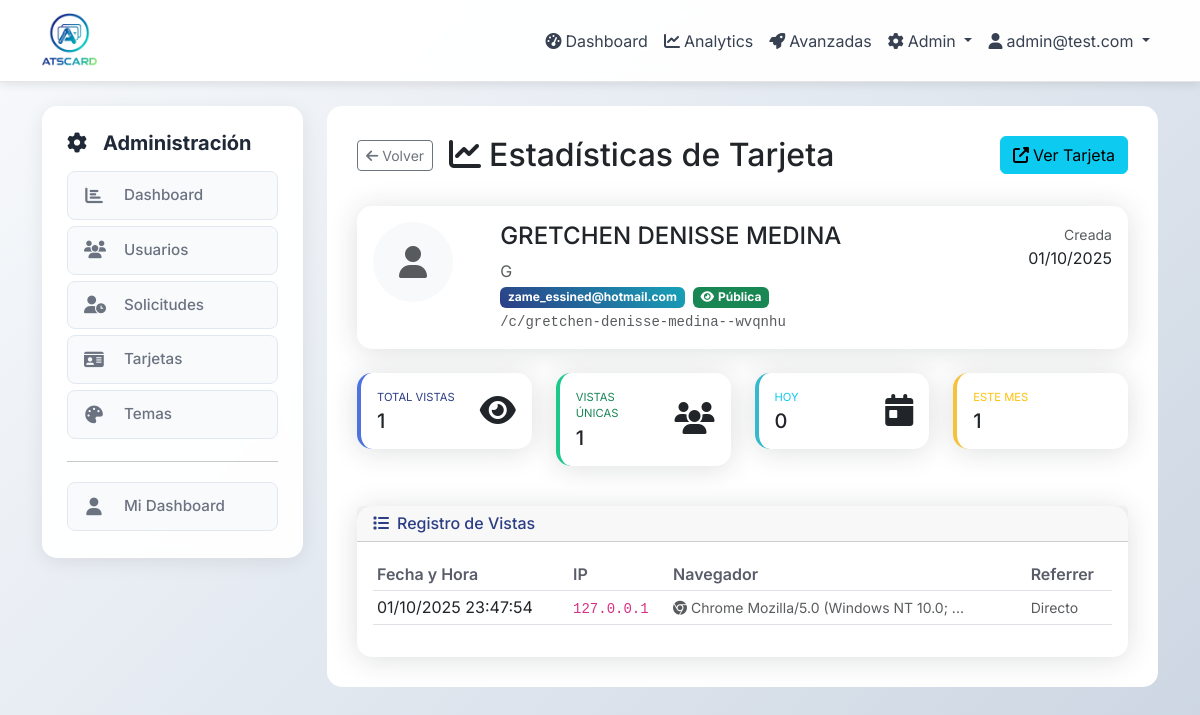
Before: /admin/cards/12/views (signed in) with the older database file.
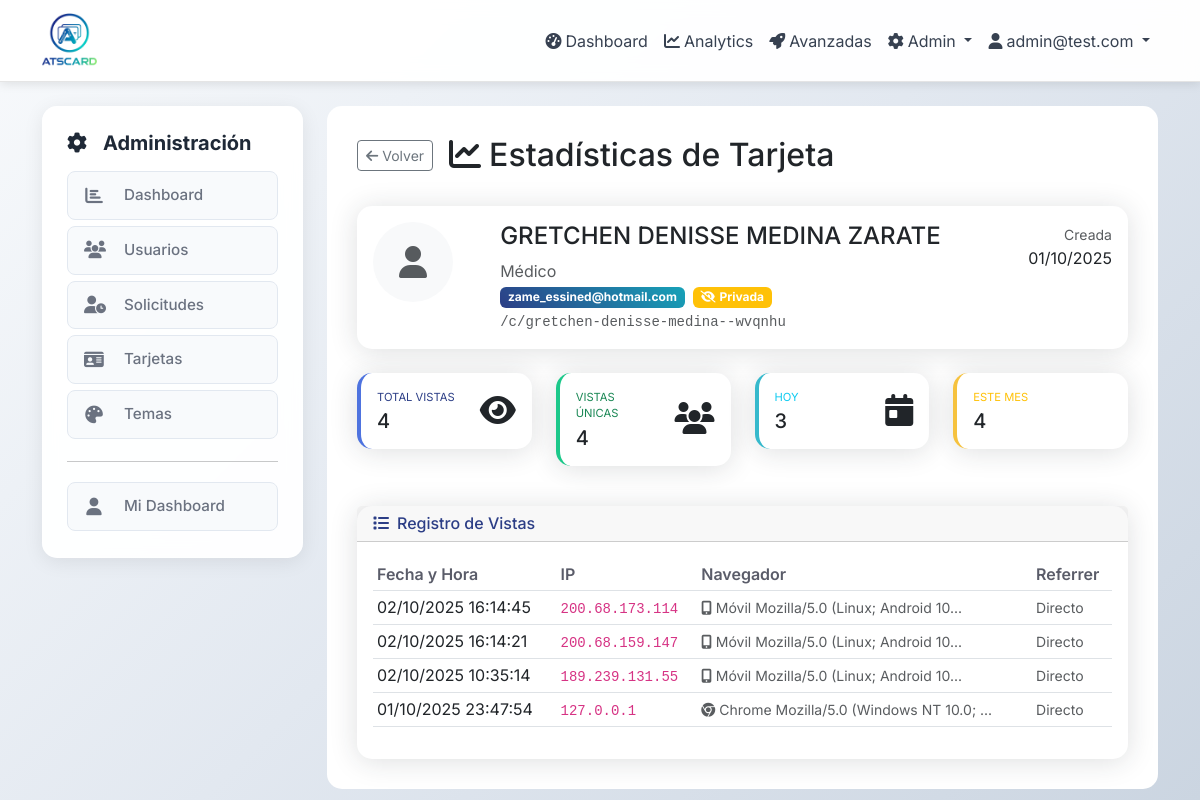
After: the same page with the newer database file.
### app/models.py (models this page shows, shortened)
class Card(db.Model):
    id = db.Column(db.Integer, primary_key=True)
    owner_id = db.Column(db.Integer, db.ForeignKey('user.id'), nullable=False)
    slug = db.Column(db.String(100), unique=True, nullable=False, index=True)
    title = db.Column(db.String(200))  # e.g., "Lourdes Arellano - Salón & Spa"
    name = db.Column(db.String(100), nullable=False)
    job_title = db.Column(db.String(200))
    company = db.Column(db.String(200))
    phone = db.Column(db.String(20))
    email_public = db.Column(db.String(120))
    website = db.Column(db.String(255))
    location = db.Column(db.String(255))
    bio = db.Column(db.Text)
    theme_id = db.Column(db.Integer, db.ForeignKey('theme.id'), nullable=False)
    is_public = db.Column(db.Boolean, default=True, nullable=False)
    published_at = db.Column(db.DateTime)
    avatar_path = db.Column(db.String(255))  # Legacy - kept for backward compatibility
    avatar_square_path = db.Column(db.String(255))  # Square version for circle/rounded/square
    avatar_rect_path = db.Column(db.String(255))   # Rectangular version for rectangle shape
    created_at = db.Column(db.DateTime, default=now_utc_for_db)
    updated_at = db.Column(db.DateTime, default=now_utc_for_db, onupdate=now_utc_for_db)
    instagram = db.Column(db.String(255))
    whatsapp_country = db.Column(db.String(10))  # Country code for WhatsApp (e.g., '+34')
    whatsapp = db.Column(db.String(20))  # Phone number without country code
    custom_layout = db.Column(db.Text)  # Store custom layout JSON from visual editor
    facebook = db.Column(db.String(255))
    linkedin = db.Column(db.String(255))
    twitter = db.Column(db.String(255))
    youtube = db.Column(db.String(255))
    tiktok = db.Column(db.String(255))
    telegram = db.Column(db.String(255))
    snapchat = db.Column(db.String(255))
    pinterest = db.Column(db.String(255))
    github = db.Column(db.String(255))
    behance = db.Column(db.String(255))
    dribbble = db.Column(db.String(255))
    primary_social_networks = db.Column(db.Text)
    services = db.relationship('Service', backref='card', lazy='dynamic', cascade='all, delete-orphan')
    products = db.relationship('Product', backref='card', lazy='dynamic', cascade='all, delete-orphan')
    gallery_items = db.relationship('GalleryItem', backref='card', lazy='dynamic', cascade='all, delete-orphan')
    def get_public_url(self):
        return f"/c/{self.slug}"
    def get_total_views(self):
        return self.views.count()
    def get_unique_views(self):
        from sqlalchemy import func
        return db.session.query(func.count(func.distinct(CardView.ip_address))).filter_by(card_id=self.id).scalar() or 0
    def get_views_today(self):
        start_utc, end_utc = get_date_range_utc(days=1)
        return self.views.filter(
            CardView.viewed_at >= start_utc,
            CardView.viewed_at <= end_utc
        ).count()
    def get_views_this_month(self):
        start_utc, end_utc = get_month_range_utc()
        return self.views.filter(
            CardView.viewed_at >= start_utc,
            CardView.viewed_at <= end_utc
        ).count()
    def has_avatar(self):
        return bool(self.avatar_square_path or self.avatar_rect_path or self.avatar_path)

class CardView(db.Model):
    id = db.Column(db.Integer, primary_key=True)
    card_id = db.Column(db.Integer, db.ForeignKey('card.id'), nullable=False)
    ip_address = db.Column(db.String(45))  # IPv4 or IPv6
    user_agent = db.Column(db.String(500))
    referrer = db.Column(db.String(500))
    device_type = db.Column(db.String(20))  # mobile, tablet, desktop
    browser = db.Column(db.String(50))  # Chrome, Firefox, Safari, etc.
    platform = db.Column(db.String(50))  # windows, macos, linux, android, ios
    country = db.Column(db.String(100))  # User's country
    city = db.Column(db.String(100))  # User's city
    session_id = db.Column(db.String(100))  # Session tracking
    viewed_at = db.Column(db.DateTime, default=now_utc_for_db, index=True)
    card = db.relationship('Card', backref=db.backref('views', lazy='dynamic', cascade='all, delete-orphan'))

### app/admin/routes.py (the view)
@bp.route('/cards/<int:id>/views')
@login_required
@admin_required
def card_views(id):
    card = Card.query.get_or_404(id)
    page = request.args.get('page', 1, type=int)
    views = card.views.order_by(CardView.viewed_at.desc()).paginate(
        page=page, per_page=50, error_out=False
    )
    stats = {
        'total_views': card.get_total_views(),
        'unique_views': card.get_unique_views(),
        'views_today': card.get_views_today(),
        'views_this_month': card.get_views_this_month()
    }
    return render_template('admin/card_views.html', card=card, views=views, stats=stats)

### app/models.py (called while the page is built)
    def is_admin(self):
        return self.role == 'admin'

### app/timezone_utils.py (called while the page is built)
def utc_to_local(utc_dt):
    if utc_dt is None:
        return None
    if utc_dt.tzinfo is None:
        utc_dt = utc_dt.replace(tzinfo=pytz.UTC)
    return utc_dt.astimezone(MEXICO_TZ)

def local_to_utc(local_dt):
    if local_dt is None:
        return None
    if local_dt.tzinfo is None:
        local_dt = MEXICO_TZ.localize(local_dt)
    return local_dt.astimezone(pytz.UTC).replace(tzinfo=None)

def now_local():
    return datetime.now(MEXICO_TZ)

def format_local_datetime(dt, format_str='%d/%m/%Y %H:%M'):
    if dt is None:
        return ''
    local_dt = utc_to_local(dt)
    return local_dt.strftime(format_str)

def get_date_range_utc(days=30):
    end_local = now_local().replace(hour=23, minute=59, second=59, microsecond=999999)
    start_local = end_local - timedelta(days=days-1)
    start_local = start_local.replace(hour=0, minute=0, second=0, microsecond=0)
    return local_to_utc(start_local), local_to_utc(end_local)

### app/templates/admin/card_views.html (shortened to what the changed rows need)
{% extends "base.html" %}
{% block content %}
<div class="row">
    <div class="col-md-9">
        <div class="main-content">
            <div class="d-flex justify-content-between align-items-start mb-4">
                <div>
                    <div class="d-flex align-items-center mb-2">
                        <h2 class="mb-0">
                            <i class="fas fa-chart-line me-2"></i>Estadísticas de Tarjeta
                        </h2>
                    </div>
                </div>
                {% if card.is_public %}
                    <a href="{{ card.get_public_url() }}" class="btn btn-info" target="_blank">
                        <i class="fas fa-external-link-alt me-1"></i>Ver Tarjeta
                    </a>
                {% endif %}
            </div>
            <div class="card mb-4">
                <div class="card-body">
                    <div class="row">
                        <div class="col-md-8">
                            <h4>{{ card.name }}</h4>
                            {% if card.title %}<p class="text-muted mb-1">{{ card.title }}</p>{% endif %}
                            <div class="d-flex align-items-center">
                                <span class="badge bg-primary me-2">{{ card.owner.email }}</span>
                                {% if card.is_public %}
                                    <span class="badge bg-success me-2">
                                        <i class="fas fa-eye me-1"></i>Pública
                                    </span>
                                {% else %}
                                    <span class="badge bg-warning">
                                        <i class="fas fa-eye-slash me-1"></i>Privada
                                    </span>
                                {% endif %}
                            </div>
                            <small class="text-muted font-monospace">/c/{{ card.slug }}</small>
                        </div>
                        <div class="col-md-2 text-end">
                            <small class="text-muted">Creada</small>
                            <div>{{ card.created_at|local_date }}</div>
                        </div>
                    </div>
                </div>
            </div>
            <div class="row mb-4">
                <div class="col-lg-3 col-md-6 mb-3">
                    <div class="card border-left-primary">
                        <div class="card-body">
                            <div class="row no-gutters align-items-center">
                                <div class="col mr-2">
                                    <div class="text-xs font-weight-bold text-primary text-uppercase mb-1">
                                        Total Vistas
                                    </div>
                                    <div class="h5 mb-0 font-weight-bold text-gray-800">
                                        {{ stats.total_views }}
                                    </div>
                                </div>
                            </div>
                        </div>
                    </div>
                </div>
                <div class="col-lg-3 col-md-6 mb-3">
                    <div class="card border-left-success">
                        <div class="card-body">
                            <div class="row no-gutters align-items-center">
                                <div class="col mr-2">
                                    <div class="text-xs font-weight-bold text-success text-uppercase mb-1">
                                        Vistas Únicas
                                    </div>
                                    <div class="h5 mb-0 font-weight-bold text-gray-800">
                                        {{ stats.unique_views }}
                                    </div>
                                </div>
                            </div>
                        </div>
                    </div>
                </div>
                <div class="col-lg-3 col-md-6 mb-3">
                    <div class="card border-left-info">
                        <div class="card-body">
                            <div class="row no-gutters align-items-center">
                                <div class="col mr-2">
                                    <div class="text-xs font-weight-bold text-info text-uppercase mb-1">
                                        Hoy
                                    </div>
                                    <div class="h5 mb-0 font-weight-bold text-gray-800">
                                        {{ stats.views_today }}
                                    </div>
                                </div>
                            </div>
                        </div>
                    </div>
                </div>
                <div class="col-lg-3 col-md-6 mb-3">
                    <div class="card border-left-warning">
                        <div class="card-body">
                            <div class="row no-gutters align-items-center">
                                <div class="col mr-2">
                                    <div class="text-xs font-weight-bold text-warning text-uppercase mb-1">
                                        Este Mes
                                    </div>
                                    <div class="h5 mb-0 font-weight-bold text-gray-800">
                                        {{ stats.views_this_month }}
                                    </div>
                                </div>
                            </div>
                        </div>
                    </div>
                </div>
            </div>
            <div class="card">
                <div class="card-body">
                    {% if views.items %}
                        <div class="table-responsive">
                            <table class="table table-sm">
                                <thead>
                                    <tr>
                                        <th>Fecha y Hora</th>
                                        <th>IP</th>
                                        <th>Navegador</th>
                                        <th>Referrer</th>
                                    </tr>
                                </thead>
                                <tbody>
                                    {% for view in views.items %}
                                    <tr>
                                        <td>
                                            {{ view.viewed_at|local_datetime('%d/%m/%Y %H:%M:%S') }}
                                        </td>
                                        <td>
                                            <code>{{ view.ip_address or 'N/A' }}</code>
                                        </td>
                                        <td>
                                            <small class="text-muted" title="{{ view.user_agent }}">
                                                {% if view.user_agent %}
                                                    {% if 'Mobile' in view.user_agent %}
                                                        <i class="fas fa-mobile-alt me-1"></i>Móvil
                                                    {% elif 'Chrome' in view.user_agent %}
                                                        <i class="fab fa-chrome me-1"></i>Chrome
                                                    {% elif 'Firefox' in view.user_agent %}
                                                        <i class="fab fa-firefox me-1"></i>Firefox
                                                    {% elif 'Safari' in view.user_agent %}
                                                        <i class="fab fa-safari me-1"></i>Safari
                                                    {% elif 'Edge' in view.user_agent %}
                                                        <i class="fab fa-edge me-1"></i>Edge
                                                    {% else %}
                                                        <i class="fas fa-globe me-1"></i>Otro
                                                    {% endif %}
                                                    {{ view.user_agent[:30] }}{% if view.user_agent|length > 30 %}...{% endif %}
                                                {% else %}
                                                    N/A
                                                {% endif %}
                                            </small>
                                        </td>
                                        <td>
                                            <small class="text-muted">
                                                {% if view.referrer %}
                                                    {{ view.referrer[:50] }}{% if view.referrer|length > 50 %}...{% endif %}
                                                {% else %}
                                                    Directo
                                                {% endif %}
                                            </small>
                                        </td>
                                    </tr>
                                    {% endfor %}
                                </tbody>
                            </table>
                        </div>
                    {% else %}
                        <div class="text-center py-4">
                            <i class="fas fa-chart-line fa-3x text-muted mb-3"></i>
                            <h6>Sin vistas registradas</h6>
                            <p class="text-muted mb-0">Esta tarjeta aún no ha sido vista por nadie.</p>
                        </div>
                    {% endif %}
                </div>
            </div>
        </div>
    </div>
</div>
{% endblock %}

Changed rows visible on the page:
changed Card "gretchen-denisse-medina--wvqnhu": name "GRETCHEN DENISSE MEDINA" → "GRETCHEN DENISSE MEDINA ZARATE"; title "G" → "Médico"; is_public True → False (drawn)
added CardView: viewed_at|local_datetime "02/10/2025 16:14:45", ip_address "200.68.173.114", shows "Móvil", user_agent "Mozilla/5.0 (Linux; Android 10", shows "Directo"
added CardView: viewed_at|local_datetime "02/10/2025 16:14:21", ip_address "200.68.159.147", shows "Móvil", user_agent "Mozilla/5.0 (Linux; Android 10", shows "Directo"
added CardView: viewed_at|local_datetime "02/10/2025 10:35:14", ip_address "189.239.131.55", shows "Móvil", user_agent "Mozilla/5.0 (Linux; Android 10", shows "Directo"
Other visible differences:
{{ stats.total_views }}: "1" → "4"
{{ stats.unique_views }}: "1" → "4"
{{ stats.views_today }}: "0" → "3"
{{ stats.views_this_month }}: "1" → "4"
text no longer shown: "Ver Tarjeta Pública"
text now shown: "Privada"
